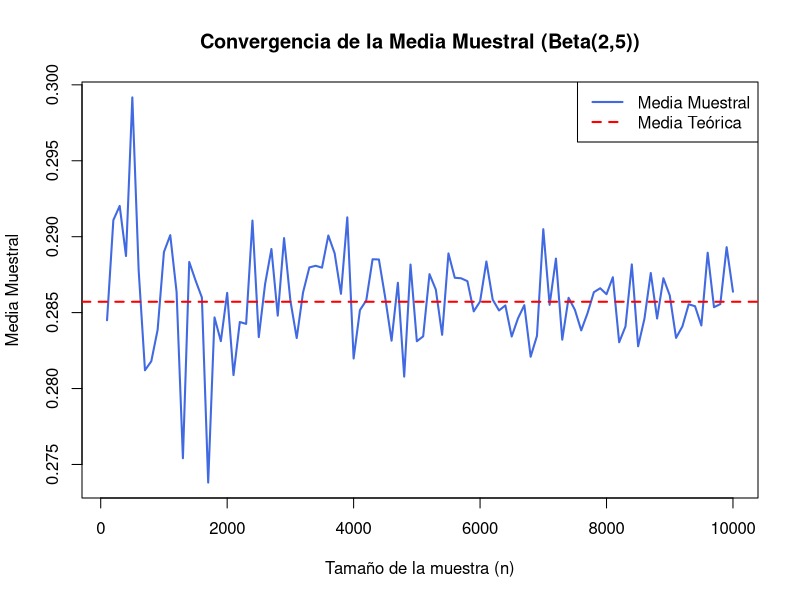
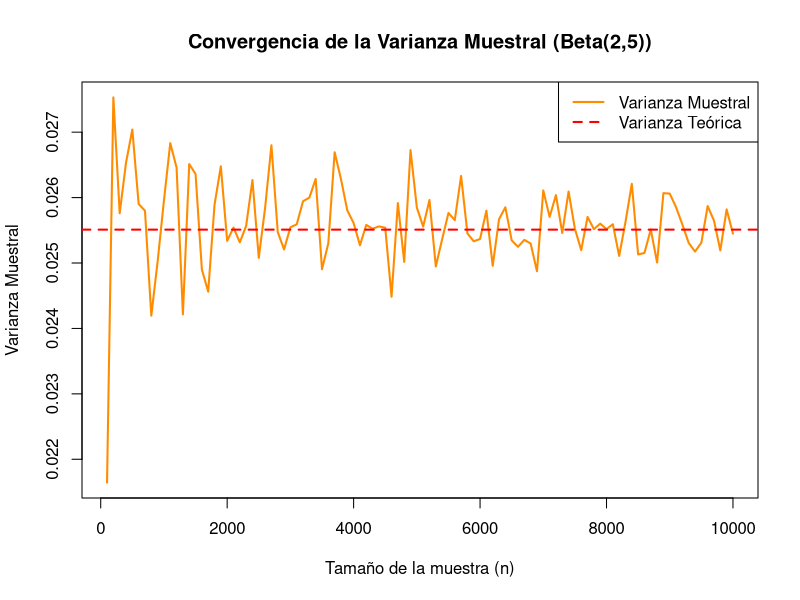
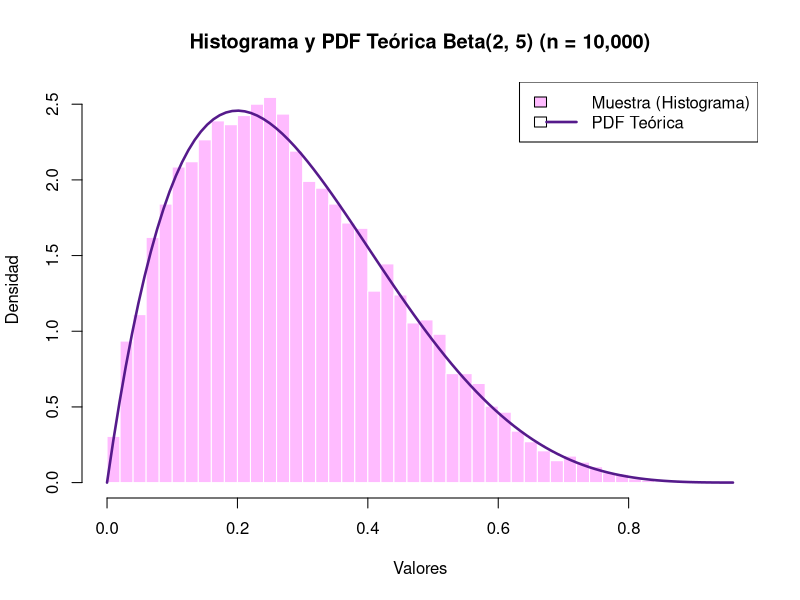
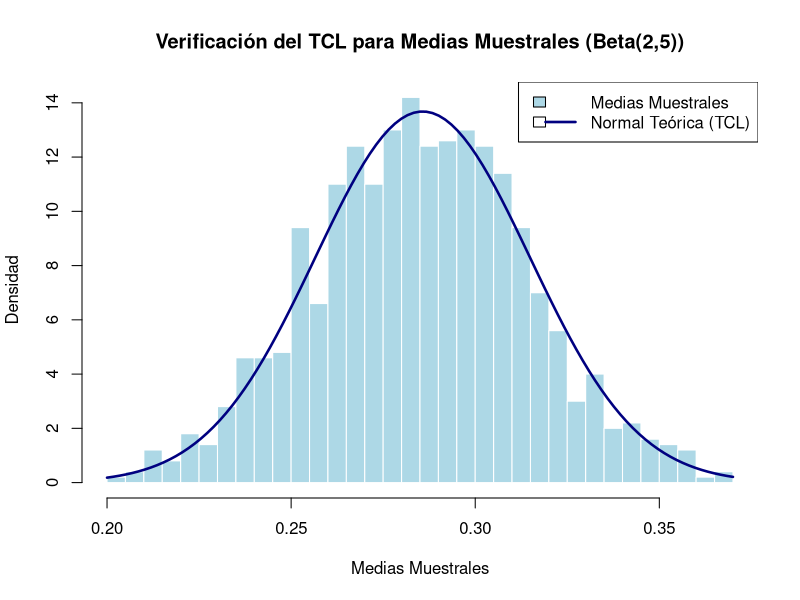

Here is the R script that generated these plots, in order:
## ---- chunk 1
#| label: exr-beta-convergencia
#| echo: false
set.seed(123)

# Parámetros de la distribución Beta(2, 5)
alpha_p <- 2
beta_p <- 5

# Valores teóricos para Beta(alpha, beta):
# Media teórica = alpha / (alpha + beta)
# Varianza teórica = (alpha * beta) / ((alpha + beta)^2 * (alpha + beta + 1))
media_teorica <- alpha_p / (alpha_p + beta_p)
varianza_teorica <- (alpha_p * beta_p) / ((alpha_p + beta_p)^2 * (alpha_p + beta_p + 1))

# Tamaños de muestra desde 100 hasta 10000
tamanios <- seq(100, 10000, by = 100)
medias_muestrales <- numeric(length(tamanios))
varianzas_muestrales <- numeric(length(tamanios))

# Simulación para cada tamaño de muestra
for (i in seq_along(tamanios)) {
  muestra <- rbeta(tamanios[i], shape1 = alpha_p, shape2 = beta_p)
  medias_muestrales[i] <- mean(muestra)
  varianzas_muestrales[i] <- var(muestra)
}

# 1. Gráfica de convergencia de la media muestral
plot(tamanios, medias_muestrales, type = "l", col = "royalblue", lwd = 2,
     main = "Convergencia de la Media Muestral (Beta(2,5))",
     xlab = "Tamaño de la muestra (n)", ylab = "Media Muestral")
abline(h = media_teorica, col = "red", lty = 2, lwd = 2)
legend("topright", legend = c("Media Muestral", "Media Teórica"),
       col = c("royalblue", "red"), lty = c(1, 2), lwd = 2)
## ---- chunk 2
#| echo: false
# 2. Gráfica de convergencia de la varianza muestral
plot(tamanios, varianzas_muestrales, type = "l", col = "darkorange", lwd = 2,
     main = "Convergencia de la Varianza Muestral (Beta(2,5))",
     xlab = "Tamaño de la muestra (n)", ylab = "Varianza Muestral")
abline(h = varianza_teorica, col = "red", lty = 2, lwd = 2)
legend("topright", legend = c("Varianza Muestral", "Varianza Teórica"),
       col = c("darkorange", "red"), lty = c(1, 2), lwd = 2)
## ---- chunk 3
#| label: exr-beta-histograma
#| echo: false
set.seed(123)

# Para el tamaño de muestra más grande (n = 10,000)
n_grande <- 10000
muestra_grande <- rbeta(n_grande, shape1 = 2, shape2 = 5)

# Histograma de la muestra junto con la curva de la PDF teórica (dbeta)
hist(muestra_grande, probability = TRUE, col = "plum1", border = "white",
     main = "Histograma y PDF Teórica Beta(2, 5) (n = 10,000)",
     xlab = "Valores", ylab = "Densidad", breaks = 40)
curve(dbeta(x, shape1 = 2, shape2 = 5), add = TRUE, col = "purple4", lwd = 2.5)
legend("topright", legend = c("Muestra (Histograma)", "PDF Teórica"),
       fill = c("plum1", NA), col = c(NA, "purple4"), lty = c(0, 1), lwd = c(0, 2.5))
## ---- chunk 4
#| label: exr-tcl_beta
#| echo: false
set.seed(123)

# Parámetros del TCL
k_muestras <- 1000       # Número de muestras
n_tamano <- 30          # Tamaño de cada muestra
alpha_p <- 2
beta_p <- 5

# Generación de k muestras de tamaño n
matriz_beta <- matrix(rbeta(k_muestras * n_tamano, shape1 = alpha_p, shape2 = beta_p),
                      nrow = k_muestras, ncol = n_tamano)

# Cálculo de las medias muestrales
medias_muestrales_tcl <- rowMeans(matriz_beta)

# Parámetros teóricos de la media muestral según el TCL:
# Media de X_bar = mu
# Varianza de X_bar = sigma^2 / n
mu_teorica_beta <- alpha_p / (alpha_p + beta_p)
var_poblacional_beta <- (alpha_p * beta_p) / ((alpha_p + beta_p)^2 * (alpha_p + beta_p + 1))
sd_xbar_beta <- sqrt(var_poblacional_beta / n_tamano)

# Visualización y verificación gráfica del TCL
hist(medias_muestrales_tcl, probability = TRUE, col = "lightblue", border = "white",
     main = "Verificación del TCL para Medias Muestrales (Beta(2,5))",
     xlab = "Medias Muestrales", ylab = "Densidad", breaks = 30)
curve(dnorm(x, mean = mu_teorica_beta, sd = sd_xbar_beta), add = TRUE, col = "navy", lwd = 2.5)
legend("topright", legend = c("Medias Muestrales", "Normal Teórica (TCL)"),
       fill = c("lightblue", NA), col = c(NA, "navy"), lty = c(0, 1), lwd = c(0, 2.5))

cat("--- VERIFICACIÓN TCL (Beta) --- \n")
cat("Media teórica de X_bar:", mu_teorica_beta, "| Media de medias simuladas:", mean(medias_muestrales_tcl), "\n")
cat("Desv. Est. teórica de X_bar:", sd_xbar_beta, "| Desv. Est. de medias simuladas:", sd(medias_muestrales_tcl), "\n")
